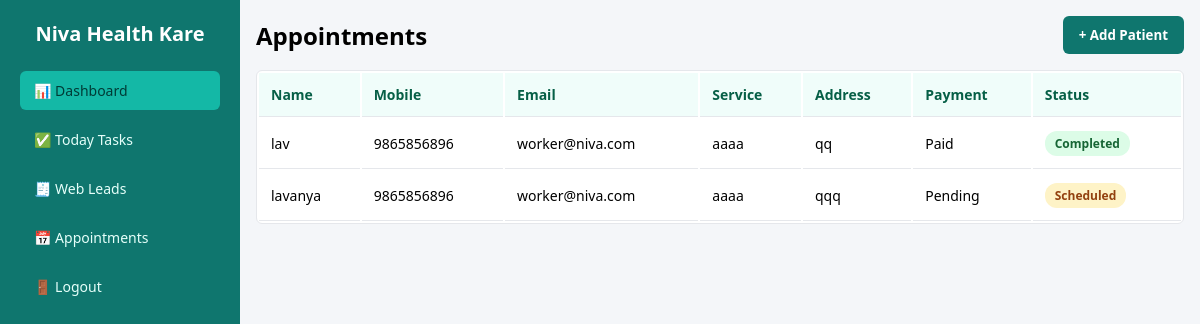
The app's page /worker/appointments (signed in) with its own data.
### tables this page shows
CREATE TABLE appointments (
    id INTEGER PRIMARY KEY AUTOINCREMENT,
    name TEXT NOT NULL,
    mobile TEXT NOT NULL,
    email TEXT,
    service TEXT,
    address TEXT,
    message TEXT,
    payment TEXT DEFAULT 'Pending',
    status TEXT DEFAULT 'Scheduled',
    created_at DATETIME DEFAULT CURRENT_TIMESTAMP
);

### app.py (the view, shortened to what this page needs)
@app.route("/worker/appointments", methods=["GET", "POST"])
@login_required
def worker_appointments():
    conn = sqlite3.connect(DB_PATH)
    conn.row_factory = sqlite3.Row
    cursor = conn.cursor()
    cursor.execute("""
        SELECT *
        FROM appointments
        ORDER BY id DESC
    """)
    appointments = cursor.fetchall()
    conn.close()
    return render_template(
        "worker_appointments.html",
        appointments=appointments
    )

### app.py (called while the page is built)
def get_db():
    conn = sqlite3.connect(DB_PATH)
    conn.row_factory = sqlite3.Row
    return conn

@login_manager.user_loader
def load_user(user_id):
    for user in USERS.values():
        if str(user.id) == str(user_id):
            return user
    conn = get_db()
    worker = conn.execute(
        "SELECT id, username FROM workers WHERE id = ?",
        (user_id,)
    ).fetchone()
    conn.close()
    if worker:
        return User(worker["id"], worker["username"], "worker")
    return None

### templates/worker_appointments.html (shortened to what this page needs)
{% extends "layout.html" %}
{% block content %}
<div class="app-shell">
  <aside class="sidebar">
    <h2 class="logo">Niva Health Kare</h2>
    <ul>
      <li class="active"><a href="{{ url_for('worker_dashboard') }}">📊 Dashboard</a></li>
      <li><a href="{{ url_for('worker_tasks') }}">✅ Today Tasks</a></li>
      <li><a href="{{ url_for('worker_leads') }}">🧾 Web Leads</a></li>
      <li><a href="{{ url_for('worker_appointments') }}">📅 Appointments</a></li>
      <li><a href="{{ url_for('logout') }}">🚪 Logout</a></li>
    </ul>
  </aside>
  <main class="main-content">
    <div class="page-header">
      <h1>Appointments</h1>
      <button onclick="toggleForm()">+ Add Patient</button>
    </div>
    <div class="table-card">
    <table>
      <thead>
        <tr>
          <th>Name</th>
          <th>Mobile</th>
          <th>Email</th>
          <th>Service</th>
          <th>Address</th>
          <th>Payment</th>
          <th>Status</th>
        </tr>
      </thead>
      <tbody>
        {% for appt in appointments %}
        <tr>
          <td>{{ appt.name }}</td>
          <td>{{ appt.mobile }}</td>
          <td>{{ appt.email }}</td>
          <td>{{ appt.service }}</td>
          <td>{{ appt.address }}</td>
          <td>{{ appt.payment }}</td>
          <td>
            <span class="status {{ appt.status|lower }}">
              {{ appt.status }}
            </span>
          </td>
        </tr>
        {% else %}
        <tr>
          <td colspan="7" style="text-align:center;">No appointments found</td>
        </tr>
        {% endfor %}
      </tbody>
    </table>
</div>
  </main>
</div>
{% endblock %}

### static/css/style.css (style rules this page uses)
* { margin: 0; padding: 0; box-sizing: border-box; font-family: "Segoe UI", Arial, sans-serif; }
body { height: 100vh; background: linear-gradient(135deg, #0f766e, #14b8a6); display: flex; align-items: center; justify-content: center; }
.sidebar { width: 240px; padding: 24px 16px; background: #0f766e; color: #ffffff; }
.sidebar h2 { margin-bottom: 24px; font-size: 16px; font-weight: 600; }
.sidebar ul { list-style: none; }
.sidebar li { margin-bottom: 6px; }
.sidebar a { display: block; padding: 10px 12px; text-decoration: none; color: #e6fffa; font-size: 14px; border-radius: 6px; }
.sidebar a:hover, .sidebar .active a { background: rgba(255, 255, 255, 0.15); }

### templates/worker_appointments.html (style rules this page uses)
* { margin: 0; padding: 0; box-sizing: border-box; font-family: "Segoe UI", Arial, sans-serif; }
body { background: #f4f6f9; overflow: hidden; }
.app-shell { display: flex; height: 100vh; }
.sidebar { width: 240px; background: #0f766e; color: #fff; padding: 20px; overflow-y: auto; }
.sidebar .logo { font-size: 20px; font-weight: 600; margin-bottom: 24px; text-align: center; }
.sidebar ul { list-style: none; }
.sidebar li { margin-bottom: 10px; }
.sidebar a { display: block; padding: 10px 14px; text-decoration: none; color: #e6fffa; border-radius: 6px; }
.sidebar a:hover, .sidebar .active a { background: #14b8a6; color: #003b36; }
.main-content { flex: 1; padding: 16px; overflow-y: auto; width: calc(100vw - 240px); }
.page-header { display: flex; justify-content: space-between; align-items: center; margin-bottom: 16px; }
.page-header h1 { font-size: 24px; font-weight: 600; }
.page-header button { background: #0f766e; color: #fff; border: none; padding: 10px 16px; border-radius: 6px; cursor: pointer; font-weight: 600; }
.table-card { background: #fff; border: 1px solid #e5e7eb; border-radius: 6px; overflow-x: auto; }
table { width: 100%; min-width: 100%; }
thead { background: #f0fdfa; }
th, td { padding: 12px; border-bottom: 1px solid #e5e7eb; font-size: 14px; text-align: left; }
th { font-weight: 600; color: #065f46; }
.status { padding: 4px 10px; border-radius: 12px; font-size: 12px; font-weight: 600; display: inline-block; }
.status.scheduled { background: #fef3c7; color: #92400e; }
.status.completed { background: #dcfce7; color: #166534; }

### records on screen
appointments: name "lav", mobile "9865856896", email "worker@niva.com", service "aaaa", address "qq", payment "Paid", status "Completed"
appointments: name "lavanya", mobile "9865856896", email "worker@niva.com", service "aaaa", address "qqq", payment "Pending", status "Scheduled"
